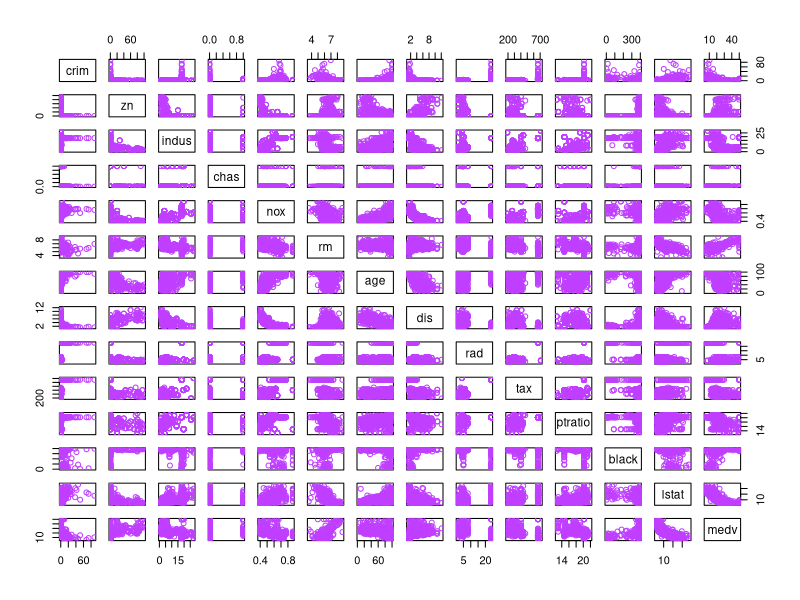
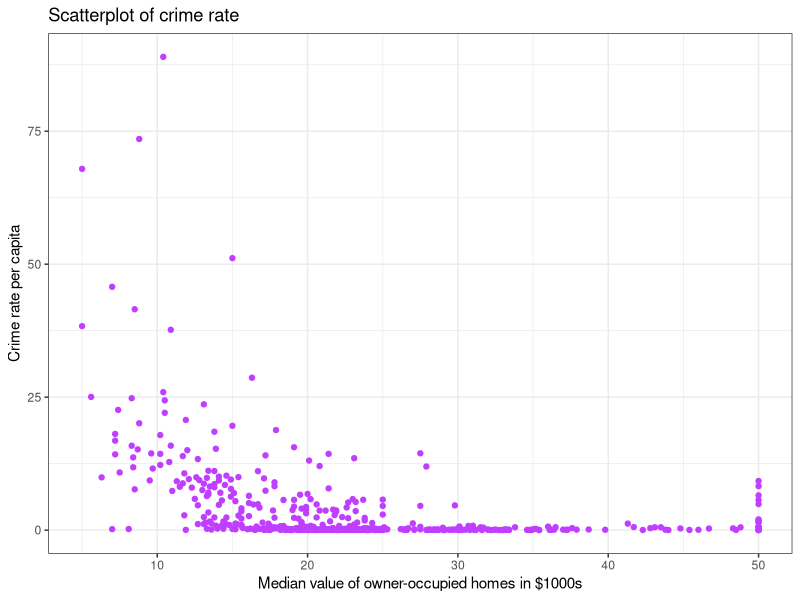
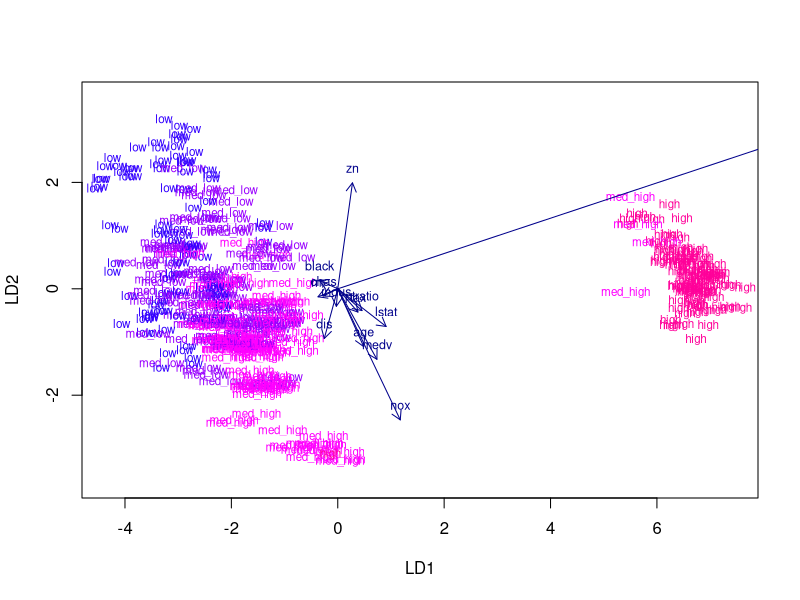
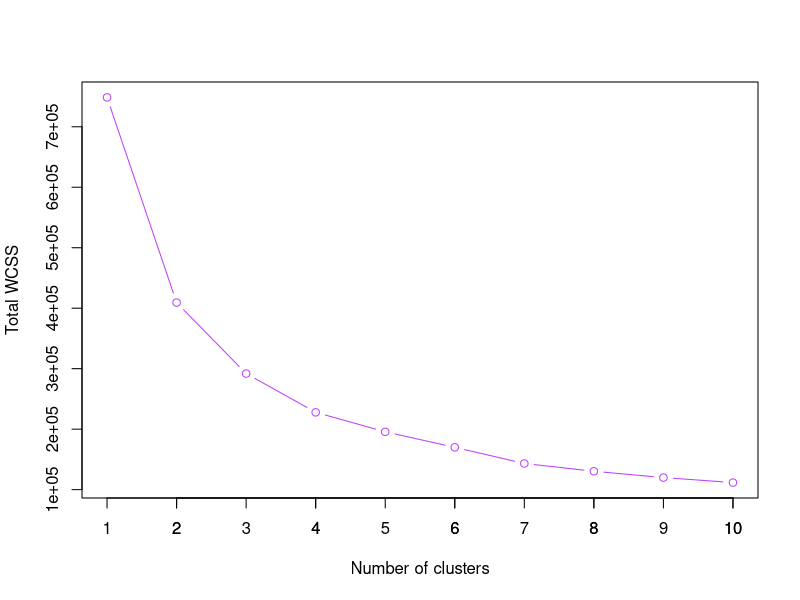
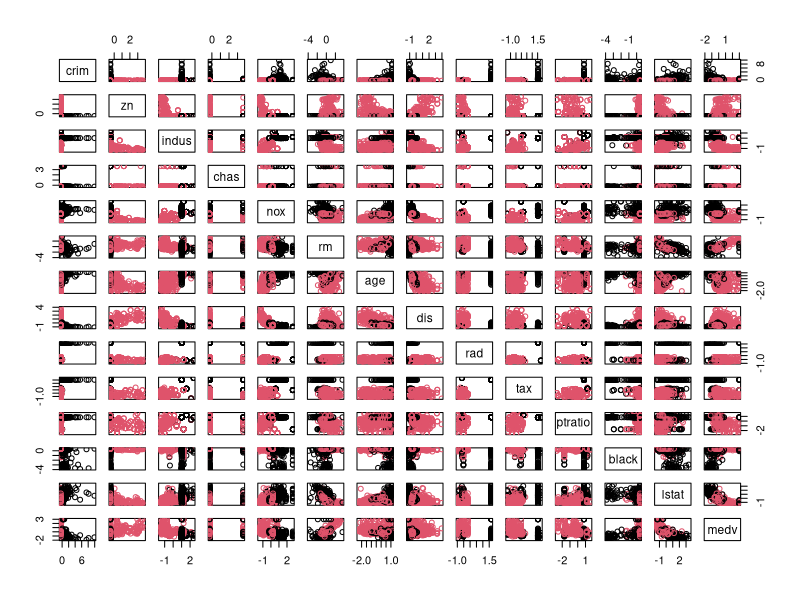

The R source for these figures, in order:
## ---- chunk 1
library(tidyr)
library(dplyr)
library(ggplot2)
library(MASS)
library(GGally)

## ---- chunk 2

data("Boston")

dim(Boston)
str(Boston)

pairs(Boston, col="darkorchid1")

## ---- chunk 3
summary(Boston$medv)
summary(Boston$crim)


p <- ggplot(Boston, aes(x=medv, y=crim)) + geom_point(col="darkorchid1") + ylab("Crime rate per capita") + xlab("Median value of owner-occupied homes in $1000s") + ggtitle("Scatterplot of crime rate")
p + theme_bw()

## ---- chunk 4
boston_scaled <- scale(Boston)
boston_scaled <- as.data.frame(boston_scaled)

summary(boston_scaled)

## ---- chunk 5

scaled_crim <- boston_scaled$crim

# a quantile vector of crim
bins <- quantile(scaled_crim)

# creating the categorical variable
crime <- cut(scaled_crim, breaks = bins, include.lowest = TRUE, labels = c("low", "med_low", "med_high", "high"))

table(crime)

# removing original crim from the dataset
boston_scaled <- dplyr::select(boston_scaled, -crim)

# adding the new categorical value to scaled data
boston_scaled <- data.frame(boston_scaled, crime)



## ---- chunk 6
# number of rows 
n <- nrow(boston_scaled)

# choosing 80% of the rows
ind <- sample(n,  size = n * 0.8)

# train set
train <- boston_scaled[ind,]

# test set 
test <- boston_scaled[-ind,]

## ---- chunk 7
# linear discriminant analysis
lda.fit <- lda(crime ~ ., data = train)

# print the lda.fit object
lda.fit
## ---- chunk 8
# lda biplot arrows
lda.arrows <- function(x, myscale = 1, arrow_heads = 0.1, color = "red", tex = 0.75, choices = c(1,2)){
  heads <- coef(x)
  arrows(x0 = 0, y0 = 0, 
         x1 = myscale * heads[,choices[1]], 
         y1 = myscale * heads[,choices[2]], col=color, length = arrow_heads)
  text(myscale * heads[,choices], labels = row.names(heads), 
       cex = tex, col=color, pos=3)
}

# target classes as numeric
classes <- as.numeric(train$crime)

plot(lda.fit, dimen = 2, col=rainbow(4, start = 0.7, end = 0.9)[classes], pch=classes)
lda.arrows(lda.fit, myscale = 3, col="darkblue")

## ---- chunk 9
# saving the correct classes from test set
correct_classes <- test$crime

# removing the crime variable from test data
test <- dplyr::select(test, -crime)
## ---- chunk 10
lda.pred <- predict(lda.fit, newdata = test)

table(correct = correct_classes, predicted = lda.pred$class)
## ---- chunk 11
data("Boston")

boston_stand <- scale(Boston)
boston_stand <- as.data.frame(boston_stand)

# Euckledian distance
dist_eu <- dist(boston_stand)
summary(dist_eu)
# Manhattan distance
dist_man <- dist(boston_stand, method="manhattan")
summary(dist_man)

## ---- chunk 12
set.seed(123)

# The total within sum of squares
k_max <- 10
twcss <- sapply(1:k_max, function(k){kmeans(dist_eu, k)$tot.withinss})

# visualize the results
plot(1:k_max, twcss, type='b', col="darkorchid1", xlab="Number of clusters", ylab="Total WCSS")
axis(1, at=1:10)

km <-kmeans(dist_eu, centers = 4)
## ---- chunk 13
km1 <-kmeans(dist_eu, centers = 2)
km2 <-kmeans(dist_eu, centers = 3)
## ---- chunk 14
pairs(boston_stand, col=km1$cluster)
